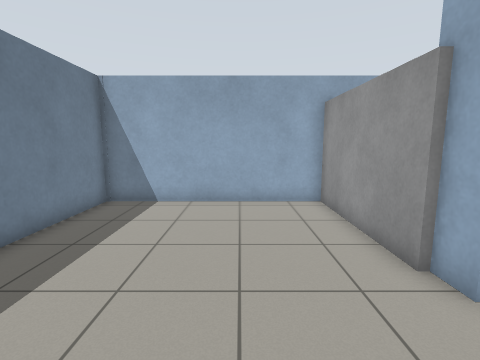
[1] (above)

13 first-person views from a walk through a Gazebo world. The camera is 1.2 m above the floor, tilts 8° down and sees 85° across. The floor is counted in squares, 0.5 m on a side. Each view is taken from the middle of a square. On the plan, view 1 faces up. The plan holds only what a view shows up to about 17 squares ahead; the rest is blank. The place goes on beyond the plan.

[2]
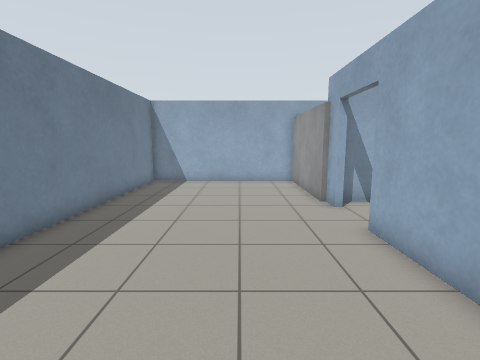

[3]
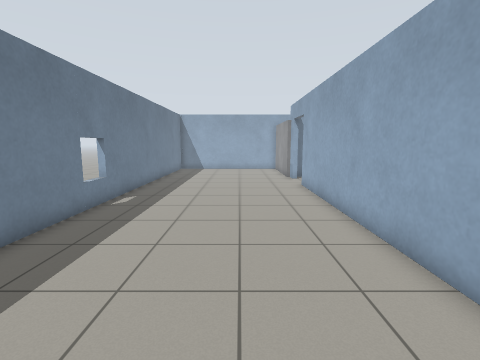

[4]
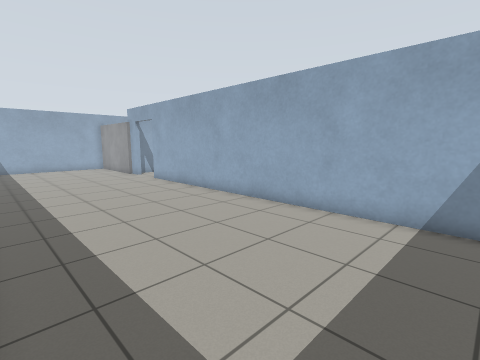

[5]
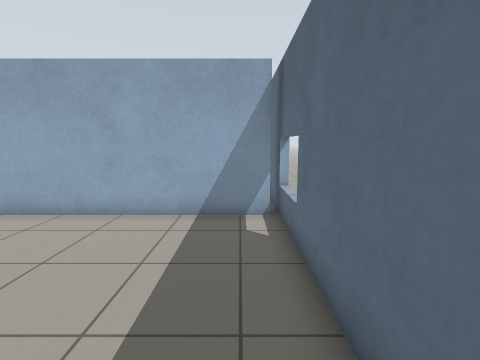

[6]
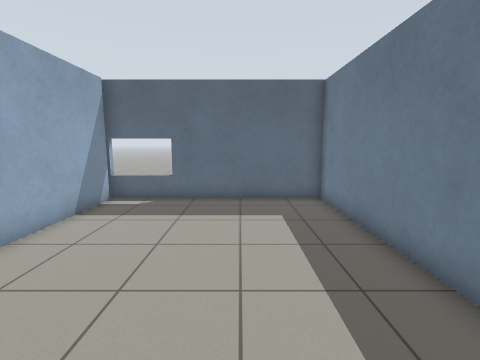

[7]
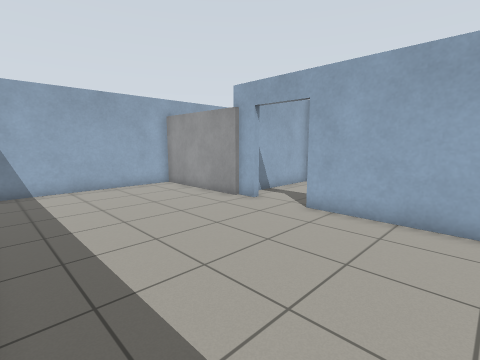

[8]
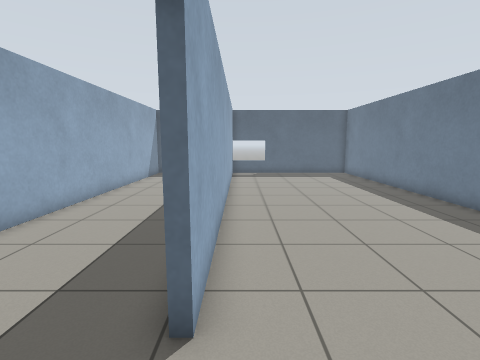

[9]
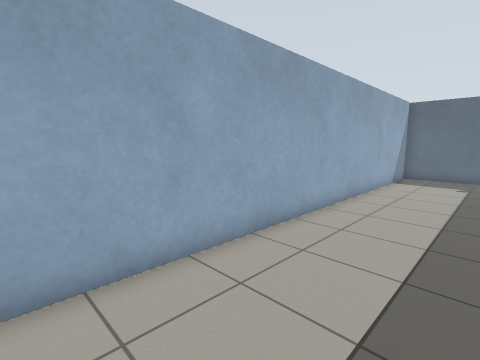

[10]
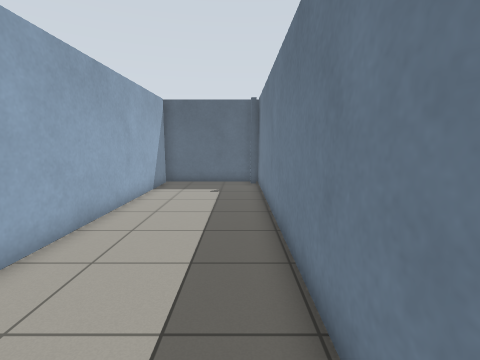

[11]
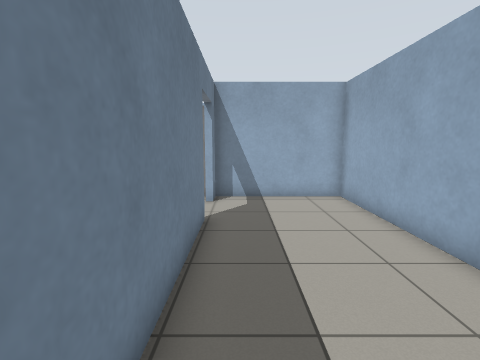

[12]
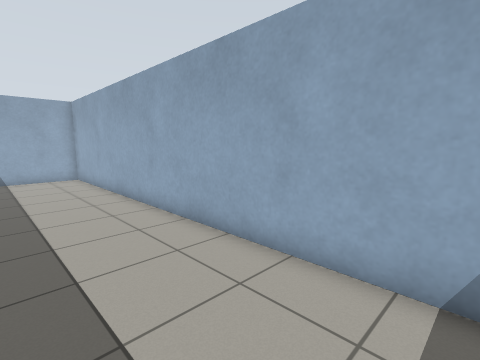

[13]
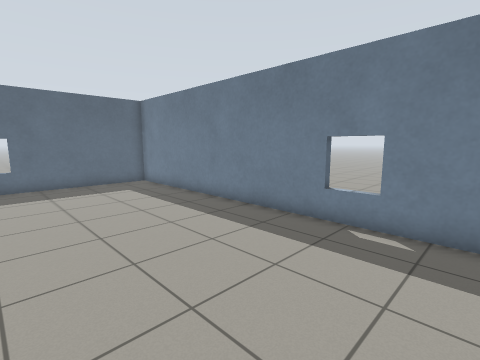

### Floor plan
Ten units are one square. View 1 is at (0, 0); x grows to the right and y downward. Boxes are objects, and circles mark ways between rooms. Rooms are numbered by the first view taken in them; rooms with no view inside come last. Other rooms are left out.
<svg viewBox="-60 -112 161 290">
<path fill="none" stroke="#000" d="M36 -37 36 -48M34 -107 -55 -107 -55 173 39 173M36 171 36 -11M39 -11 39 166M39 173 96 173 96 -47 39 -47 39 -37"/>
<rect x="25" y="-105" width="10" height="60" fill="#bbb"><title>door leaf</title></rect>
<circle cx="40" cy="-20" r="3" fill="#2a7"/>
<text x="0" y="20">1</text>
<text x="70" y="60">2</text>
</svg>
Room 1 opens to room 2.

Where each view was taken, in squares from view 1:
view 1: 0 up, 0 right, facing up
view 2: 6 down, 0 right, facing up
view 3: 14 down, 0 right, facing up
view 4: 16 down, 5 left, facing up-right
view 5: 16 down, 5 left, facing right
view 6: 6 down, 2 left, facing down
view 7: 4 down, 5 left, facing up-right
view 8: 4 up, 3 right, facing down
view 9: 3 up, 5 right, facing down-right
view 10: 1 down, 5 right, facing down
view 11: 7 down, 5 right, facing up
view 12: 15 down, 5 right, facing up-right
view 13: 1 down, 2 right, facing down-left
